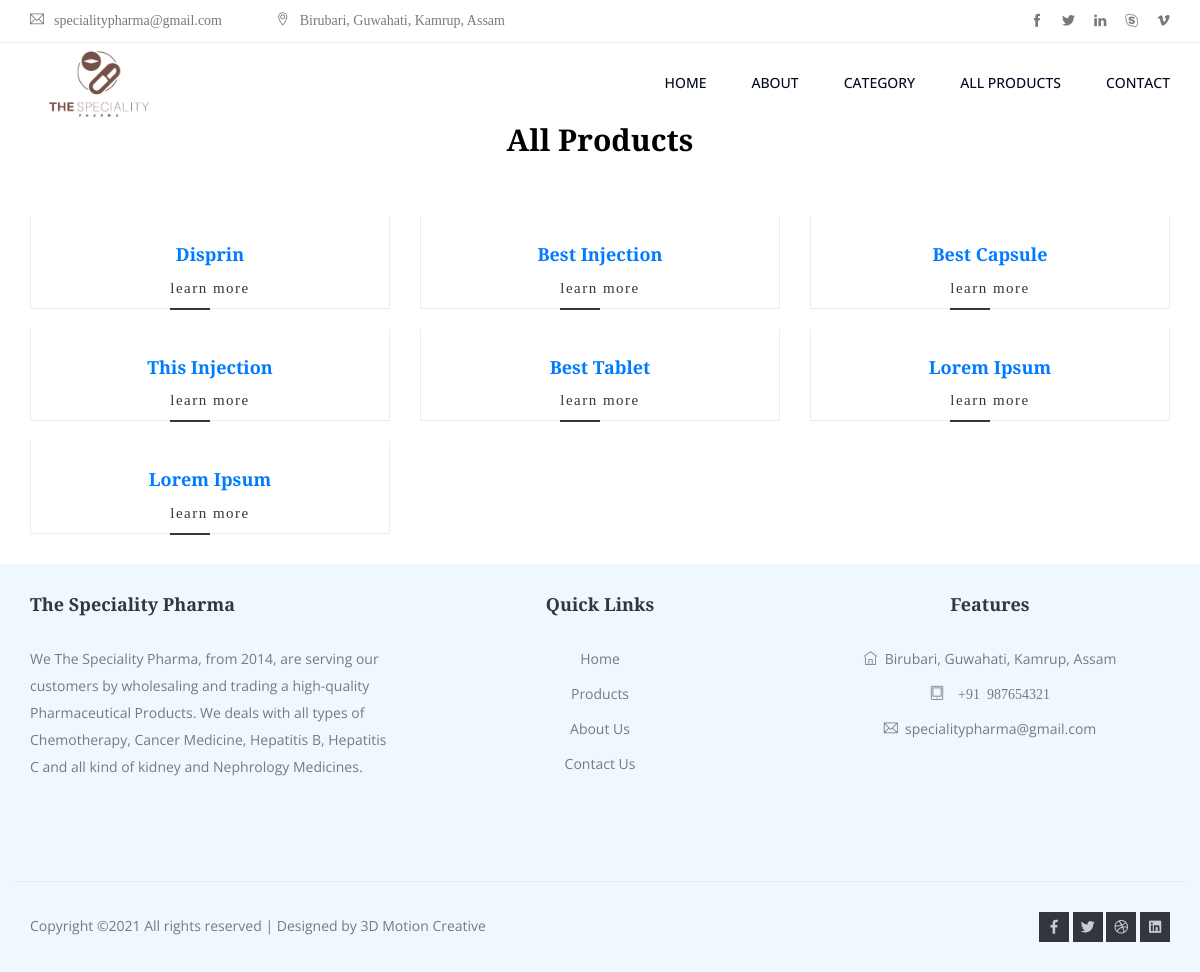
/all_products.php, run on the app's committed database.
### tables this page shows
CREATE TABLE `products` (
  `id` int(11) NOT NULL,
  `product_name` varchar(255) NOT NULL,
  `url` varchar(1000) NOT NULL,
  `category_name` varchar(255) NOT NULL,
  `brand_name` varchar(255) NOT NULL,
  `price` varchar(255) NOT NULL,
  `packaging_type` varchar(50) NOT NULL,
  `application` varchar(50) NOT NULL,
  `packaging_size` varchar(50) NOT NULL,
  `dosage_form` varchar(50) NOT NULL,
  `form_of_medicine` varchar(50) NOT NULL,
  `approvel` varchar(11) NOT NULL,
  `status` tinyint(4) NOT NULL DEFAULT 1,
  `created_at` timestamp NOT NULL DEFAULT current_timestamp(),
  `tbumb_image` varchar(255) NOT NULL,
  `updated_at` timestamp NOT NULL DEFAULT current_timestamp() ON UPDATE current_timestamp(),
  `description` text NOT NULL
);

### class/fetch_data.php (called while the page is built, shortened)
<?php
class fetch_data
	{
 		function __construct()
 		{
			$mysqli = mysqli_connect(DB_SERVER,DB_USERNAME,DB_PASSWORD,DB_NAME);
			$this->dbh=$mysqli;
 		}
		 public function all_products()
 		{
 			$result=mysqli_query($this->dbh,"SELECT * FROM products WHERE status = 1");
 			return $result;
 		}
	}
?>

### all_products.php (the view, shortened to what this page needs)
<?php
include_once("class/fetch_data.php");
$product_page=new fetch_data();
?>
<!doctype html>
<html lang="en">
<head>
    <link rel="stylesheet" href="css/bootstrap.css">
    <link rel="stylesheet" href="css/themify-icons.css">
    <link rel="stylesheet" href="css/flaticon.css">
    <link rel="stylesheet" href="vendors/fontawesome/css/all.min.css">
    <link rel="stylesheet" href="vendors/owl-carousel/owl.carousel.min.css">
    <link rel="stylesheet" href="vendors/animate-css/animate.css">
    <link rel="stylesheet" href="css/style.css">
    <link rel="stylesheet" href="css/responsive.css">
</head>
<body>
   <?php include 'header.php'; ?>
    <section class="head">
        <div class="text-center">
            <div class="mt-3 mb-md-0">
                <h2 style="color: black;">All Products</h2>
              </div>
        </div>
    </section>
<section class="team-area area-padding">
    <div class="container">
        <div class="row">
        <?php
            $sql=$product_page->all_products();
			while($row=mysqli_fetch_array($sql))
			{ ?>
                <div class="col-12 col-md-6 col-lg-4">
                    <div class="card card-team">
                        <div class="card-team__body text-center">
                            <h4><a href="single_product.php/<?= $row['url'] ?>"><?= $row['product_name'] ?></a></h4>
                            <div class="text-center">
                                <a class="link_one" href="single_product.php/<?= $row['url'] ?>">learn more</a>
                            </div>
                        </div>
                    </div>
                </div>
        <?php } ?>
        </div>
    </div>
</section>
<?php include 'footer.php'; ?>
</body>
</html>

### data on the page
products: product_name "Disprin"
products: product_name "Best Injection"
products: product_name "Best Capsule"
products: product_name "This Injection"
products: product_name "Best Tablet"
products: product_name "Lorem Ipsum"
products: product_name "Lorem Ipsum"
